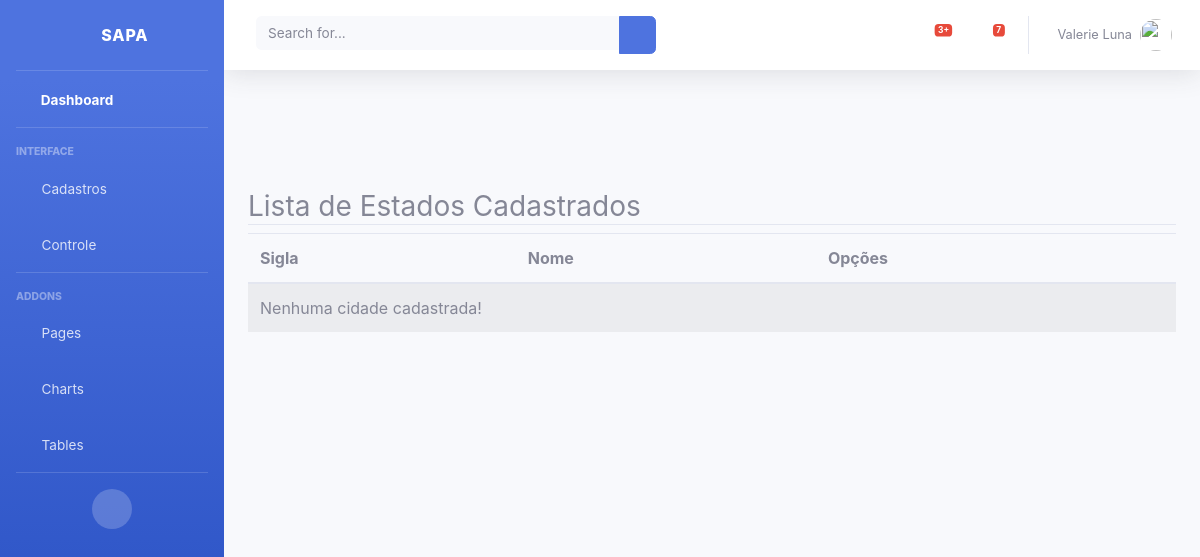
/listar/estado/ (signed in), run on an earlier commit of the app's database.
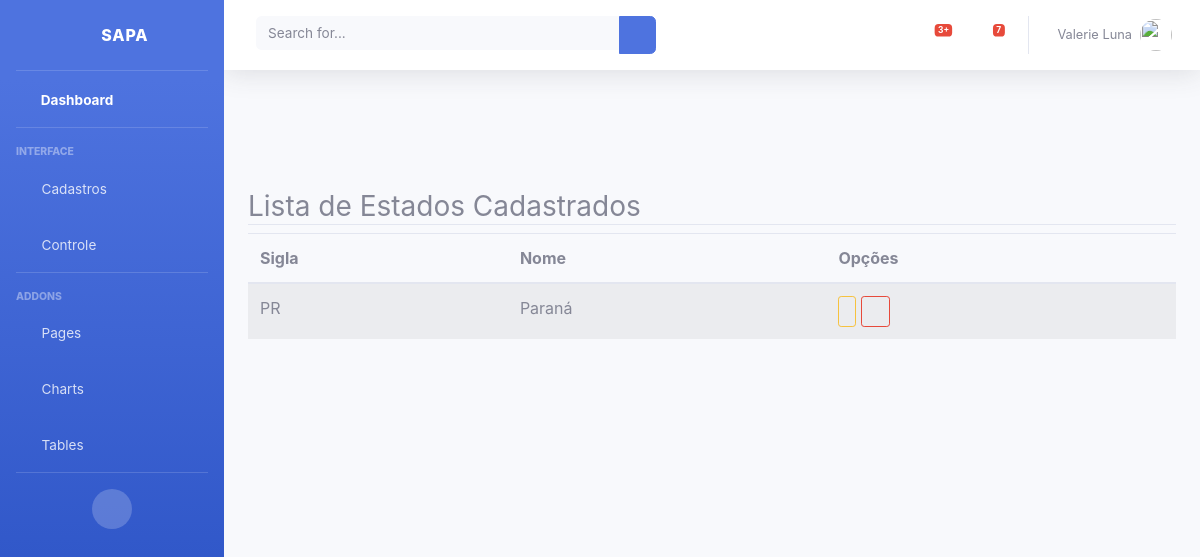
And on a later commit of the database.
### cadastros/models.py (models this page shows, shortened)
class Estado(models.Model):
    sigla   = models.CharField(max_length=2, unique = True)
    nome    = models.CharField(max_length=50)

### cadastros/views.py (the view)
# urls.py: path('listar/estado/', EstadoList.as_view(), name="listar-estados"),
class EstadoList(LoginRequiredMixin, ListView):
    model = Estado
    template_name = "cadastros/list_estado.html"

### cadastros/templates/cadastros/list_estado.html (shortened to what this page needs)
{% extends 'cadastros/base.html'%}
{% load static %}
{% load crispy_forms_tags %}
{% block conteudo %}
<div class="container py-5">
    <div class="row mt-5">
        <div class="col-lg">
            <h3 class="border-bottom">
                Lista de Estados Cadastrados
            </h3>
        </div>
    </div>
    <div class="row">
        <div class="col-lg">
            <table class="table table-striped">
                <thead>
                    <tr>
                        <th>Sigla</th>
                        <th>Nome</th>
                        <th>Opções</th>
                    </tr>
                </thead>
                <tbody>
                    {% for estado in object_list %}
                        <tr>
                            <td>{{estado.sigla}}</td>
                            <td>{{estado.nome}}</td>
                            <td>
                                <a href="{% url 'editar-estado' estado.pk %}" class="btn btn-outline-warning btn-sm">
                                </a>
                                <a href="{% url 'excluir-estado' estado.pk %}" class="btn btn-outline-danger btn-sm">
                                    <i class="fa fa-trash" aria-hidden="true"></i>
                                </a>
                            </td>
                            {% empty %}
                            <tr>
                                <td colspan="3">Nenhuma cidade cadastrada!</td>
                            </tr>
                    {% endfor %}
                </tbody>
            </table>
        </div>
    </div>
</div>
{% endblock %}

What changed in the data, as far as the page shows it:
added Estado: sigla "PR", nome "Paraná"
Also different on the page:
text no longer shown: "Nenhuma cidade cadastrada!"
